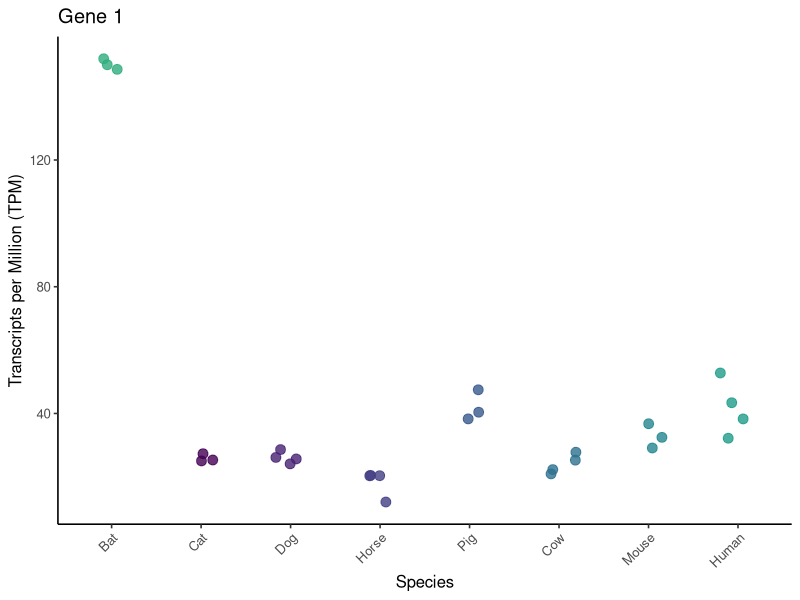
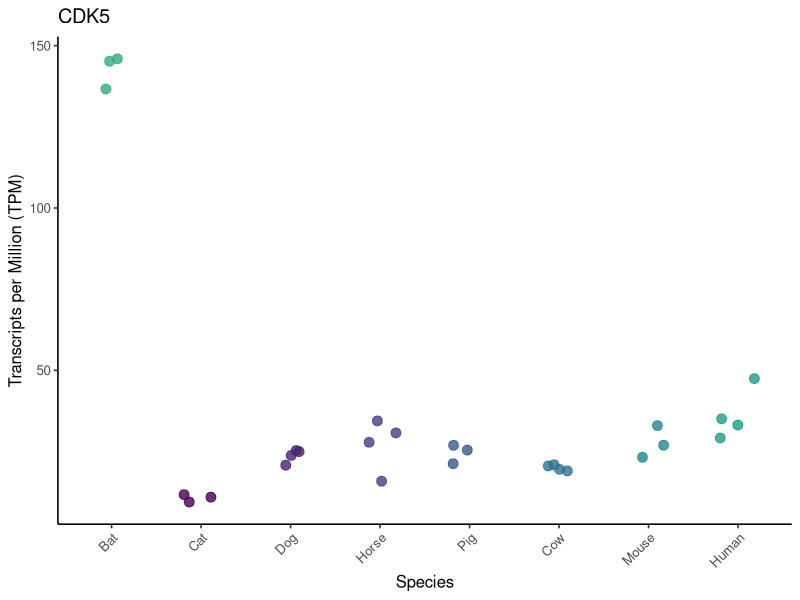

The R source for these figures, in order:
# ==============================================================================
# EVE TPM dot plots — per-gene expression across species
# ------------------------------------------------------------------------------
# Companion visualization to the EVE branch-shift analysis (analyses/eve/).
# Plots per-sample transcripts-per-million (TPM) for a gene of interest across
# the comparative species panel, with Myotis (Bat) highlighted first.
#
# Each gene is a named numeric vector (sample -> TPM). The species of each
# sample is parsed from the sample-name prefix (bosTau, canFam, ...); the three
# fibroblast replicates (fibro_MMY63*) are the Myotis samples.
# ==============================================================================

library(ggplot2)
library(dplyr)
library(tibble)
library(viridis)

# Fixed species display order (Bat first) and matching palette.
species_order  <- c("Bat", "Cat", "Dog", "Horse", "Pig", "Cow", "Mouse", "Human")
species_colors <- c("#2FAC7D", viridis(7, option = "D", begin = 0, end = 0.55))
names(species_colors) <- species_order

# Map a sample-name prefix to its species label.
label_species <- function(sample) {
  dplyr::case_when(
    grepl("bosTau", sample) ~ "Cow",
    grepl("canFam", sample) ~ "Dog",
    grepl("equCab", sample) ~ "Horse",
    grepl("felCat", sample) ~ "Cat",
    grepl("homSap", sample) ~ "Human",
    grepl("musMus", sample) ~ "Mouse",
    grepl("MMY63",  sample) ~ "Bat",
    grepl("susScr", sample) ~ "Pig",
    TRUE ~ "Other"
  )
}

# Build the per-sample dot plot for one gene's named TPM vector.
tpm_dotplot <- function(tpm, gene_label) {
  df <- enframe(tpm, name = "sample", value = "TPM") |>
    mutate(species = factor(label_species(sample), levels = species_order))

  ggplot(df, aes(x = species, y = TPM, color = species)) +
    geom_jitter(width = 0.2, size = 3, alpha = 0.8) +
    scale_color_manual(values = species_colors) +
    theme_classic(base_size = 12) +
    labs(x = "Species", y = "Transcripts per Million (TPM)", title = gene_label) +
    theme(legend.position = "none",
          axis.text.x = element_text(angle = 45, hjust = 1))
}

# ------------------------------------------------------------------------------
# Gene 1 (unlabeled in the source notebook — rename to the intended gene symbol)
# ------------------------------------------------------------------------------
gene1_tpm <- c(
  bosTau_SRR17288213 = 25.258, bosTau_SRR17288214 = 20.933, bosTau_SRR17288215 = 27.774, bosTau_SRR17288216 = 22.284,
  canFam_SRR17870687 = 28.606, canFam_SRR17870688 = 25.647, canFam_SRR17870691 = 26.118, canFam_SRR17870692 = 24.095,
  equCab_SRR18906497 = 20.459, equCab_SRR18906498 = 20.324, equCab_SRR18906499 = 20.362, equCab_SRR18906500 = 12.048,
  felCat_SRR24448362 = 25.312, felCat_SRR24448363 = 27.29,  felCat_SRR24448364 = 25.026,
  homSap_SRR23630190 = 32.185, homSap_SRR23630193 = 43.391, homSap_SRR23630200 = 52.779, homSap_SRR23630208 = 38.282,
  musMus_SRR24530105 = 29.1,   musMus_SRR24530106 = 36.764, musMus_SRR24530107 = 32.464,
  fibro_MMY6321_1.1_S16 = 151.96, fibro_MMY6321_1.2_S17 = 150.072, fibro_MMY6321_1.3_S18 = 148.618,
  susScr_SRR25461976 = 47.474, susScr_SRR25461977 = 40.391, susScr_SRR25461978 = 38.291
)

# ------------------------------------------------------------------------------
# CDK5
# ------------------------------------------------------------------------------
cdk5_tpm <- c(
  bosTau_SRR17288213 = 19.499, bosTau_SRR17288214 = 20.894, bosTau_SRR17288215 = 20.548, bosTau_SRR17288216 = 19.006,
  canFam_SRR17870687 = 25.319, canFam_SRR17870688 = 24.961, canFam_SRR17870691 = 23.778, canFam_SRR17870692 = 20.782,
  equCab_SRR18906497 = 34.409, equCab_SRR18906498 = 27.833, equCab_SRR18906499 = 30.726, equCab_SRR18906500 = 15.845,
  felCat_SRR24448362 = 10.924, felCat_SRR24448363 = 11.698, felCat_SRR24448364 = 9.425,
  homSap_SRR23630190 = 33.152, homSap_SRR23630193 = 35.053, homSap_SRR23630200 = 47.45,  homSap_SRR23630208 = 29.14,
  musMus_SRR24530105 = 23.195, musMus_SRR24530106 = 32.974, musMus_SRR24530107 = 26.913,
  fibro_MMY6321_1.1_S16 = 145.962, fibro_MMY6321_1.2_S17 = 136.643, fibro_MMY6321_1.3_S18 = 145.209,
  susScr_SRR25461976 = 25.418, susScr_SRR25461977 = 21.218, susScr_SRR25461978 = 26.89
)

# Render and save both panels.
ggsave("eve_tpm_dotplot_gene1.png", plot = tpm_dotplot(gene1_tpm, "Gene 1"),
       width = 6, height = 5, dpi = 300)
ggsave("eve_tpm_dotplot_CDK5.png",  plot = tpm_dotplot(cdk5_tpm, "CDK5"),
       width = 6, height = 5, dpi = 300)
